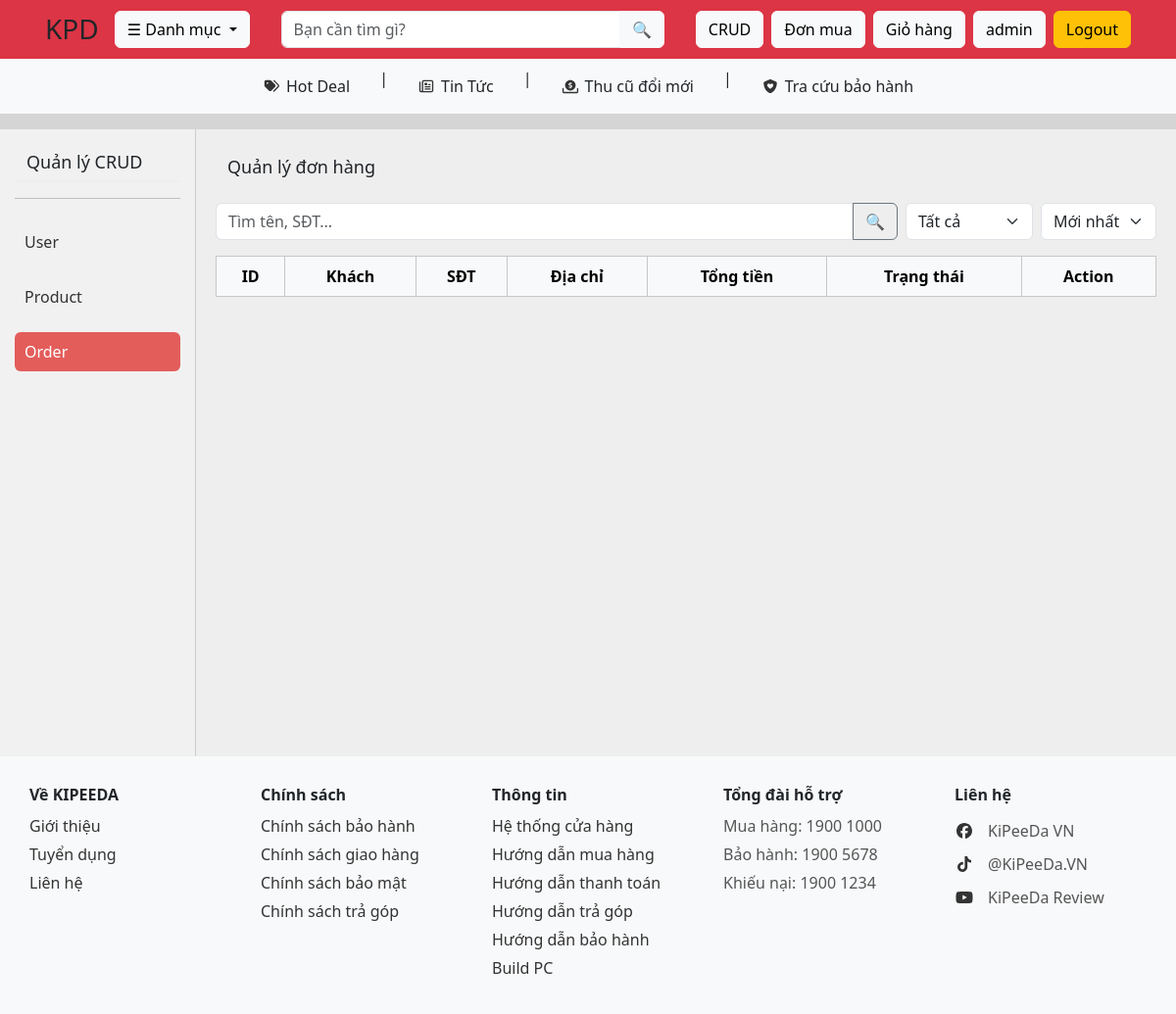
The page /order.php (signed in) on the database as committed earlier.
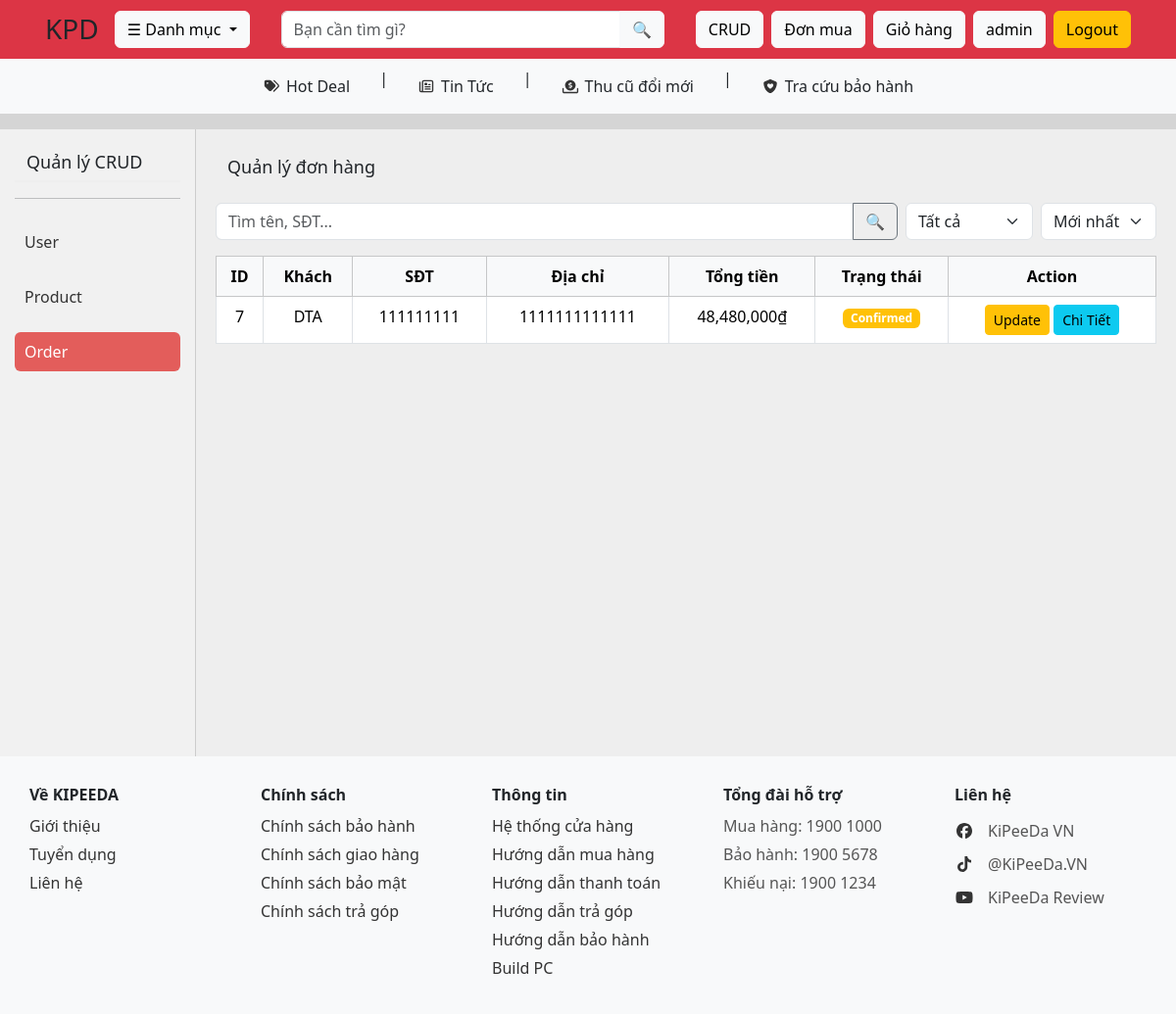
The same page on the database as committed later.
### tables this page shows
CREATE TABLE `orders` (
  `id` int NOT NULL,
  `user_id` int DEFAULT NULL,
  `name` varchar(255) NOT NULL,
  `phone` varchar(20) NOT NULL,
  `email` varchar(255) DEFAULT NULL,
  `address` text NOT NULL,
  `note` text,
  `total` decimal(10,0) NOT NULL,
  `discount` decimal(10,2) DEFAULT '0.00',
  `final_total` decimal(10,2) NOT NULL,
  `status` enum('pending','confirmed','shipping','completed') DEFAULT 'pending',
  `created_at` timestamp NOT NULL DEFAULT CURRENT_TIMESTAMP
);

### Database/Database.php (called while the page is built, shortened)
<?php
class Database
{
    private $host = "localhost";
    private $user = "root";
    private $pass = "";
    private $dbname = "kipeeda";
    public function __construct()
    {
        $this->conn = new mysqli(
            $this->host,
            $this->user,
            $this->pass,
            $this->dbname
        );
    }
}

### order.php (the view, shortened to what this page needs)
<?php
require_once "Database/Database.php";
$db = new Database();
$sort    = $_GET['sort'] ?? 'new';
$sql = "SELECT * FROM orders WHERE 1";
switch ($sort) {
    default:
        $sql .= " ORDER BY id DESC";
}
$stmt = $db->conn->prepare($sql);
$stmt->execute();
$result = $stmt->get_result();
$orders = $result->fetch_all(MYSQLI_ASSOC);
?>
<!DOCTYPE html>
<html lang="vi">
<head>
    <link href="https://cdn.jsdelivr.net/npm/bootstrap@5.3.3/dist/css/bootstrap.min.css" rel="stylesheet">
    <link rel="stylesheet" href="public/css/style.css">
    <link rel="stylesheet" href="public/css/crud.css">
</head>
<body>
    <?php include "navbar.php"; ?>
    <div class="container-fluid mt-3">
        <div class="row">
            <div class="col-md-2 sidebar">
                <h6>Quản lý CRUD</h6>
                <hr>
                <ul class="list-unstyled">
                    <li><a href="user.php">User</a></li>
                    <li><a href="crud.php">Product</a></li>
                    <li><a href="order.php" class="active">Order</a></li>
                </ul>
            </div>
            <div class="col-md-10 main-content">
                <h5 class="mb-3">Quản lý đơn hàng</h5>
                <div class="d-flex gap-2 mb-3 flex-wrap">
                    <form method="GET" class="flex-grow-1">
                        <div class="input-group">
                            <input type="search"
                                name="keyword"
                                class="form-control"
                                placeholder="Tìm tên, SĐT..."
                                value="<?= htmlspecialchars($keyword) ?>">
                            <button class="btn btn-outline-secondary">🔍</button>
                        </div>
                    </form>
                    <select id="statusFilter" class="form-select w-auto">
                        <option value="">Tất cả</option>
                    </select>
                    <select id="sortFilter" class="form-select w-auto">
                        <option value="new" <?= ($sort == 'new') ? 'selected' : '' ?>>Mới nhất</option>
                    </select>
                </div>
                <div class="table-responsive">
                    <table class="table table-bordered text-center">
                        <thead class="table-light">
                            <tr>
                                <th>ID</th>
                                <th>Khách</th>
                                <th>SĐT</th>
                                <th>Địa chỉ</th>
                                <th>Tổng tiền</th>
                                <th>Trạng thái</th>
                                <th>Action</th>
                            </tr>
                        </thead>
                        <tbody>
                            <?php foreach ($orders as $o): ?>
                                <tr>
                                    <td><?= $o["id"] ?></td>
                                    <td><?= $o["name"] ?></td>
                                    <td><?= $o["phone"] ?></td>
                                    <td><?= $o["address"] ?></td>
                                    <td><?= number_format($o["final_total"]) ?>₫</td>
                                    <td>
                                        <?php
                                        switch ($o["status"]) {
                                            case 'confirmed':
                                                echo '<span class="badge bg-warning">Confirmed</span>';
                                                break;
                                        }
                                        ?>
                                    </td>
                                    <td>
                                        <div>
                                            <button class="btn btn-warning btn-sm"
                                                data-bs-toggle="modal"
                                                data-bs-target="#edit<?= $o["id"] ?>">
                                                Update
                                            </button>
                                            <a href="order_items.php?id=<?= $o["id"] ?>" class="btn btn-info btn-sm">Chi Tiết</a>
                                        </div>
                                    </td>
                                </tr>
                            <?php endforeach; ?>
                        </tbody>
                    </table>
                </div>
            </div>
        </div>
    </div>
    <?php include "footer.php"; ?>
</body>
</html>

Rows that differ between the two databases and show on the page:
added orders: id "7", name "DTA", phone "111111111", address "1111111111111", final_total "48,480,000", status "Confirmed"
